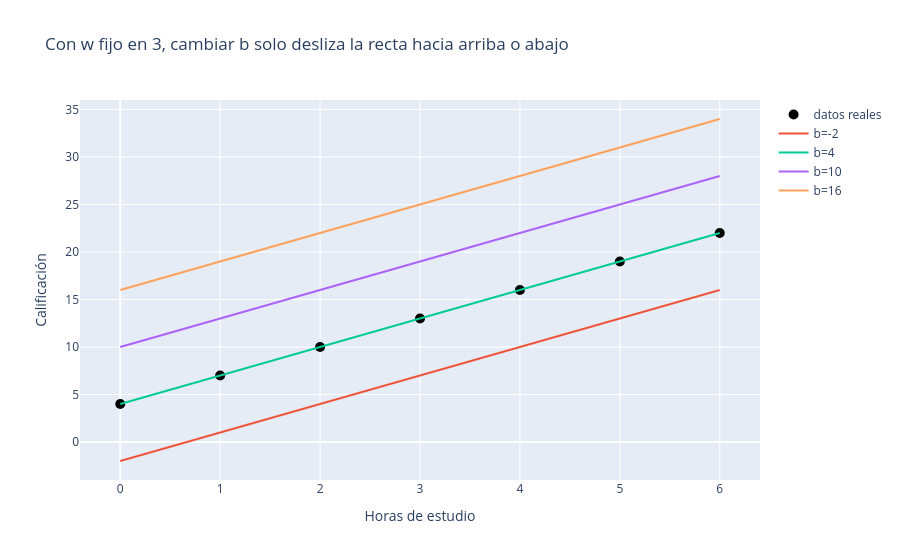

This figure's notebook cell:
### Markdown cell above
## 2. Solo `b`: deslizar la recta

Antes de tocar `w`, dejemos la pendiente fija en un valor cualquiera (`w=3`) y
movamos únicamente `b`. Si la idea de "intercepto" es correcta, todas las
rectas deberían verse igual de inclinadas, solo que unas más arriba y otras más
abajo.

### Code cell
x = datos["horas_estudio"].to_numpy()
y = datos["calificacion_real"].to_numpy()

valores_b_demo = [-2.0, 4.0, 10.0, 16.0]
fig = go.Figure()
fig.add_trace(go.Scatter(x=x, y=y, mode="markers", name="datos reales", marker={"size": 10, "color": "black"}))
for b_demo in valores_b_demo:
    fig.add_trace(go.Scatter(
        x=x, y=predecir(x, 3.0, b_demo), mode="lines",
        name=f"b={b_demo:.0f}", line={"width": 2},
    ))
fig.update_layout(
    title="Con w fijo en 3, cambiar b solo desliza la recta hacia arriba o abajo",
    xaxis_title="Horas de estudio", yaxis_title="Calificación",
)
fig.show()

### Figure 1 — Plotly figure (JSON) as saved in the notebook; plotly's stock layout.template omitted (floating-point values rounded to 4 significant figures)
{"data": [{"marker": {"color": "black", "size": 10}, "mode": "markers", "name": "datos reales", "type": "scatter", "x": [0, 1, 2, 3, 4, 5, 6], "y": [4, 7, 10, 13, 16, 19, 22]}, {"line": {"width": 2}, "mode": "lines", "name": "b=-2", "type": "scatter", "x": [0, 1, 2, 3, 4, 5, 6], "y": [-2.0, 1.0, 4.0, 7.0, 10.0, 13.0, 16.0]}, {"line": {"width": 2}, "mode": "lines", "name": "b=4", "type": "scatter", "x": [0, 1, 2, 3, 4, 5, 6], "y": [4.0, 7.0, 10.0, 13.0, 16.0, 19.0, 22.0]}, {"line": {"width": 2}, "mode": "lines", "name": "b=10", "type": "scatter", "x": [0, 1, 2, 3, 4, 5, 6], "y": [10.0, 13.0, 16.0, 19.0, 22.0, 25.0, 28.0]}, {"line": {"width": 2}, "mode": "lines", "name": "b=16", "type": "scatter", "x": [0, 1, 2, 3, 4, 5, 6], "y": [16.0, 19.0, 22.0, 25.0, 28.0, 31.0, 34.0]}], "layout": {"title": {"text": "Con w fijo en 3, cambiar b solo desliza la recta hacia arriba o abajo"}, "xaxis": {"title": {"text": "Horas de estudio"}}, "yaxis": {"title": {"text": "Calificación"}}}}
